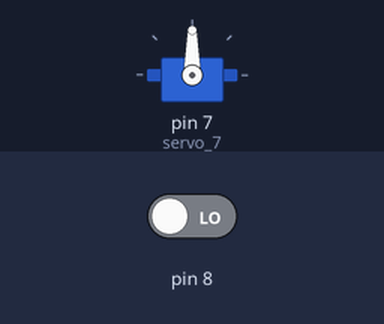
Recording of a sketch running on a simulated Arduino Uno, built with avr-gcc and run on an emulated ATmega328P. Shown: servo. Inputs (shaded band) come from the test bench; at power-on: pin 8 LOW.

Above: at 1.8 s.
1.9 s: pin 8 driven HIGH
At 2.9 s:
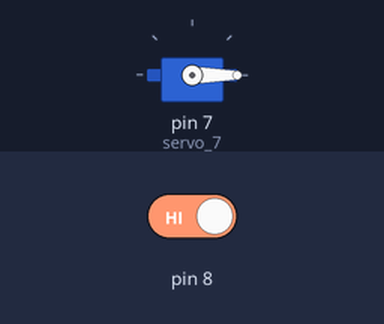
3.5 s: pin 8 driven LOW
At 4.0 s:
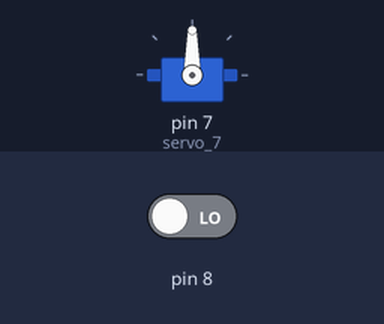
Timing chart, 0 to 6.5 s (numbered marks = the images above; inputs shaded):
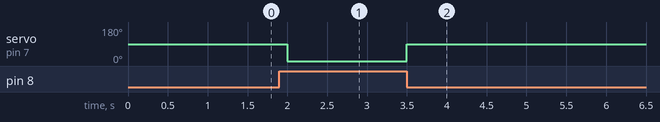

The sketch:

FA10_arduino_solution.ino.ino
```cpp
#include <Servo.h>

int angle;

Servo servo_7;

void setup()
{
  pinMode(8, INPUT);
  servo_7.attach(7);

}


void loop()
{
  if (digitalRead(8)) {
    servo_7.write(0);
    delay(500);

  } else {
    servo_7.write(90);
    delay(500);

  }

}
```

Measured:
- after the input at 1.9 s, servo on pin 7 (servo_7): 90° → 0° after 0.10 s
- after the input at 3.5 s, servo on pin 7 (servo_7): 0° → 90° at once
